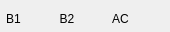
     <widget class="QFrame" name="frame_7">
      <property name="minimumSize">
       <size>
        <width>170</width>
        <height>30</height>
       </size>
      </property>
      <property name="maximumSize">
       <size>
        <width>170</width>
        <height>32</height>
       </size>
      </property>
      <property name="frameShape">
       <enum>QFrame::NoFrame</enum>
      </property>
      <property name="frameShadow">
       <enum>QFrame::Raised</enum>
      </property>
      <layout class="QHBoxLayout" name="horizontalLayout_3">
       <property name="spacing">
        <number>0</number>
       </property>
       <property name="leftMargin">
        <number>0</number>
       </property>
       <property name="topMargin">
        <number>6</number>
       </property>
       <property name="rightMargin">
        <number>10</number>
       </property>
       <property name="bottomMargin">
        <number>0</number>
       </property>
       <item>
        <widget class="QLabel" name="label_6">
         <property name="text">
          <string>B1</string>
         </property>
         <property name="alignment">
          <set>Qt::AlignCenter</set>
         </property>
        </widget>
       </item>
       <item>
        <widget class="QLabel" name="label_9">
         <property name="minimumSize">
          <size>
           <width>26</width>
           <height>26</height>
          </size>
         </property>
         <property name="maximumSize">
          <size>
           <width>26</width>
           <height>26</height>
          </size>
         </property>
         <property name="styleSheet">
          <string notr="true">border-image: url(:/logos/Images/full-battery.jpg);</string>
         </property>
         <property name="text">
          <string/>
         </property>
         <property name="alignment">
          <set>Qt::AlignCenter</set>
         </property>
        </widget>
       </item>
       <item>
        <widget class="QLabel" name="label_8">
         <property name="text">
          <string>B2</string>
         </property>
         <property name="alignment">
          <set>Qt::AlignCenter</set>
         </property>
        </widget>
       </item>
       <item>
        <widget class="QLabel" name="label_12">
         <property name="minimumSize">
          <size>
           <width>26</width>
           <height>26</height>
          </size>
         </property>
         <property name="maximumSize">
          <size>
           <width>26</width>
           <height>26</height>
          </size>
         </property>
         <property name="styleSheet">
          <string notr="true">border-image: url(:/logos/Images/full-battery.jpg);</string>
         </property>
         <property name="text">
          <string/>
         </property>
         <property name="alignment">
          <set>Qt::AlignCenter</set>
         </property>
        </widget>
       </item>
       <item>
        <widget class="QLabel" name="label_10">
         <property name="text">
          <string>AC</string>
         </property>
         <property name="alignment">
          <set>Qt::AlignCenter</set>
         </property>
        </widget>
       </item>
       <item>
        <widget class="QLabel" name="label_11">
         <property name="minimumSize">
          <size>
           <width>26</width>
           <height>26</height>
          </size>
         </property>
         <property name="maximumSize">
          <size>
           <width>26</width>
           <height>26</height>
          </size>
         </property>
         <property name="styleSheet">
          <string notr="true">border-image: url(:/logos/Images/electric.jpg);</string>
         </property>
         <property name="text">
          <string/>
         </property>
        </widget>
       </item>
      </layout>
     </widget>
